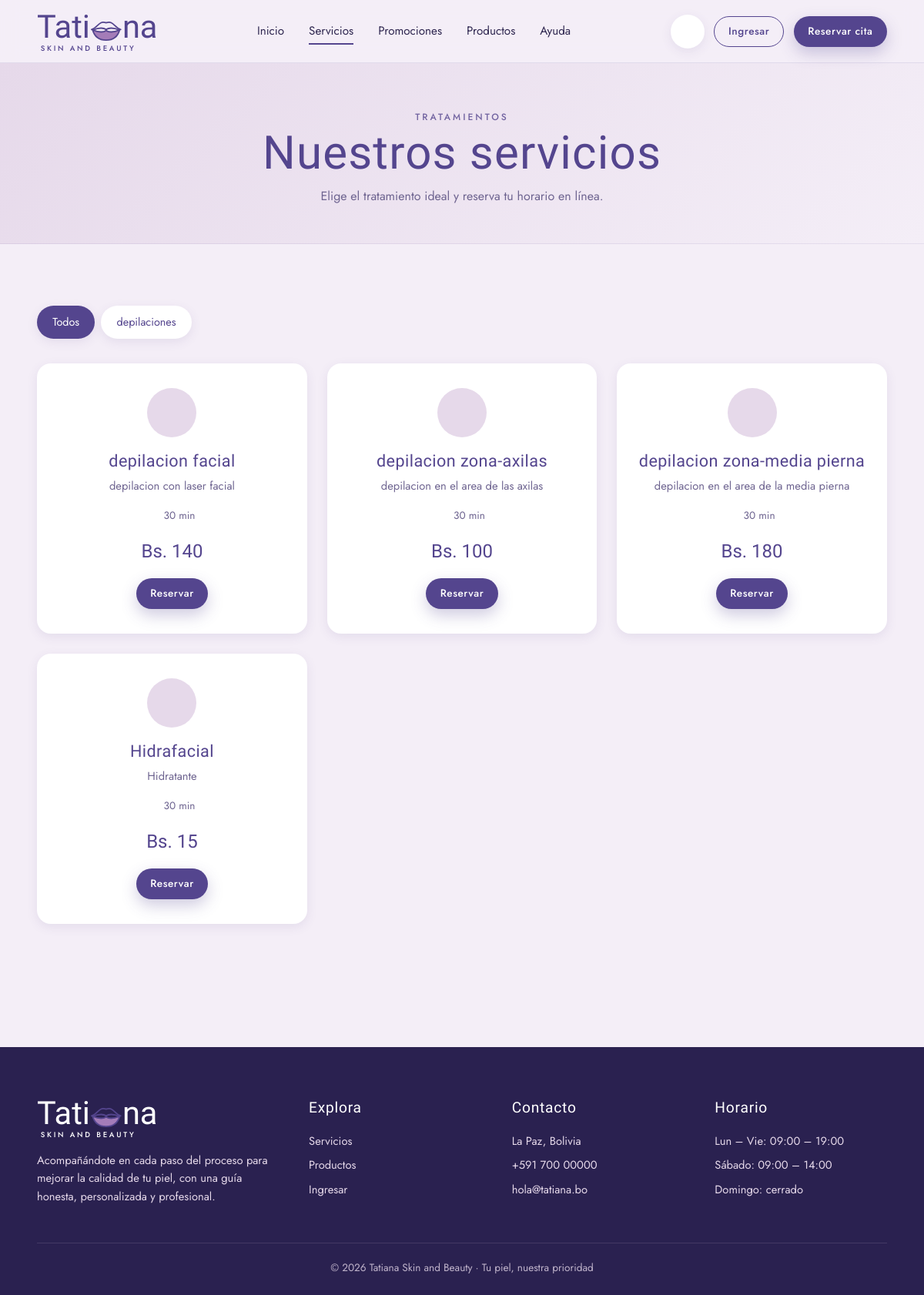
The app's page /index.php?v=servicios with its own data.
### tables this page shows
CREATE TABLE `categoria_servicio` (
  `id_categoriaS` varchar(10) NOT NULL,
  `nombre_cservicio` varchar(100) DEFAULT NULL
);

CREATE TABLE `servicio` (
  `id_servicio` varchar(10) NOT NULL,
  `nombre` varchar(80) DEFAULT NULL,
  `descripcion` varchar(200) DEFAULT NULL,
  `precio` decimal(10,2) DEFAULT NULL,
  `duracion_minutos` int(11) DEFAULT NULL,
  `id_categoriaS` varchar(10) DEFAULT NULL
);

### app/controllers/Controller.php (called while the page is built, shortened)
<?php
abstract class Controller
{
    protected function vista(string $archivo, array $datos = []): void
    {
        $datos += $this->avisos();
        extract($datos, EXTR_SKIP);
        require BASE_PATH . '/app/views/' . $archivo;
    }
    private function avisos(): array
    {
        $avisos = ['avisos_cliente' => 0, 'avisos_admin' => 0];
        $u = Auth::usuario();
        if ($u === null) {
            return $avisos;
        }
        return $avisos;
    }
    protected function texto(string $clave, string $def = ''): string
    {
        return trim((string)($_GET[$clave] ?? $_POST[$clave] ?? $def));
    }
}

### app/controllers/HomeController.php (called while the page is built, shortened)
<?php
final class HomeController extends Controller
{
    public function servicios(): void
    {
        $cat = $this->texto('cat');
        $q = $this->texto('q');
        $categorias = Servicio::categorias();
        $servicios = Servicio::filtrar($cat, $q);
        $this->vista('home/servicios.php', compact('servicios', 'categorias', 'cat', 'q'));
    }
}

### app/core/Router.php (called while the page is built, shortened)
<?php
final class Router
{
    public function despachar(): void
    {
        $vista = (string)($_GET['v'] ?? 'home');
        [$clase, $metodo, $nivel] = $this->rutas[$vista];
        try {
            (new $clase())->$metodo();
        } catch (\Throwable $e) {
            error_log('[APP] ' . $e->getMessage() . ' @ ' . $e->getFile() . ':' . $e->getLine());
            (new ErroresController())->error($e);
        }
    }
}

### public/index.php (called while the page is built, shortened)
<?php
require dirname(__DIR__) . '/app/bootstrap.php';
$rutas = require BASE_PATH . '/config/routes.php';
(new App\Core\Router($rutas))->despachar();

### app/bootstrap.php (called while the page is built, shortened)
<?php
spl_autoload_register(function (string $clase): void {
    $mapa = [
        'App\\Core\\'        => '/app/core/',
        'App\\Models\\'      => '/app/models/',
        'App\\Controllers\\' => '/app/controllers/',
    ];
    foreach ($mapa as $prefijo => $carpeta) {
        if (strncmp($clase, $prefijo, strlen($prefijo)) === 0) {
            $ruta = BASE_PATH . $carpeta . str_replace('\\', '/', substr($clase, strlen($prefijo))) . '.php';
            return;
        }
    }
});
require_once BASE_PATH . '/app/views/layout/helpers.php';

### app/core/Database.php (called while the page is built, shortened)
<?php
final class Database
{
    private static ?PDO $pdo = null;
    public static function pdo(): PDO
    {
        if (self::$pdo instanceof PDO) {
            return self::$pdo;
        }
        $dsn = sprintf('mysql:host=%s;port=%s;dbname=%s;charset=utf8mb4', DB_HOST, DB_PORT, DB_NAME);
        try {
            self::$pdo = new PDO($dsn, DB_USER, DB_PASS, [
                PDO::ATTR_ERRMODE            => PDO::ERRMODE_EXCEPTION,
                PDO::ATTR_DEFAULT_FETCH_MODE => PDO::FETCH_ASSOC,
                PDO::ATTR_EMULATE_PREPARES   => false,
            ]);
        } catch (PDOException $e) {
            error_log('[BD] ' . $e->getMessage());
            throw new \RuntimeException('No fue posible conectar con la base de datos.', 0, $e);
        }
        return self::$pdo;
    }
}

### app/models/Model.php (called while the page is built, shortened)
<?php
abstract class Model
{
    private static function ejecutar(string $sql, array $params): PDOStatement
    {
        $st = Database::pdo()->prepare($sql);
        $st->execute($params);
        return $st;
    }
    protected static function all(string $sql, array $params = []): array
    {
        return self::ejecutar($sql, $params)->fetchAll();
    }
}

### app/models/Servicio.php (called while the page is built, shortened)
<?php
final class Servicio extends Model
{
    public static function categorias(): array
    {
        return self::all('SELECT * FROM categoria_servicio ORDER BY nombre_cservicio');
    }
    public static function filtrar(string $categoria, string $q): array
    {
        [$sql, $params] = self::filtro($categoria, $q);
        return self::all($sql . ' ORDER BY s.nombre', $params);
    }
    private static function filtro(string $categoria, string $q): array
    {
        $sql = self::SELECT . ' WHERE 1';
        $params = [];
        return [$sql, $params];
    }
}

### app/views/home/servicios.php (the view, shortened to what this page needs)
<?php
require __DIR__ . '/../layout/header.php';
?>
<div class="page-head">
    <div class="container">
        <span class="eyebrow">Tratamientos</span>
        <h1>Nuestros servicios</h1>
        <p>Elige el tratamiento ideal y reserva tu horario en línea.</p>
    </div>
</div>
<section class="section">
    <div class="container">
        <div class="tabs" style="margin-bottom:2rem">
            <a class="tab active" href="#">Todos</a>
            <?php foreach (($categorias ?? []) as $c): ?>
                <a class="tab<?= ($cat ?? '') === (string)($c['id_categoriaS'] ?? '') ? ' active' : '' ?>" href="<?= ruta('servicios', ['cat' => $c['id_categoriaS'] ?? '']) ?>"><?= e($c['nombre_cservicio'] ?? '') ?></a>
            <?php endforeach; ?>
        </div>
        <div class="grid-3">
            <?php foreach (($servicios ?? []) as $s): ?>
            <article class="card servicio-card">
                <div class="ico"><?= icon($s['icono'] ?? 'sparkle', 28) ?></div>
                <h3><?= e($s['nombre']) ?></h3>
                <p class="muted" style="font-size:.92rem"><?= e($s['descripcion']) ?></p>
                <div class="meta"><span><?= icon('clock', 15) ?> <?= (int)($s['duracion_minutos'] ?? 0) ?> min</span></div>
                <div class="precio">Bs. <?= number_format($s['precio'], 0) ?></div>
                <a href="<?= ruta('reserva_nueva') ?>" class="btn btn-primary btn-sm" style="margin-top:1rem">Reservar</a>
            </article>
            <?php endforeach; ?>
        </div>
    </div>
</section>
<?php require __DIR__ . '/../layout/footer.php'; ?>

### app/views/layout/helpers.php (shortened to what this page needs)
<?php
function e($texto): string
{
    return htmlspecialchars((string)$texto, ENT_QUOTES, 'UTF-8');
}
function ruta(string $vista, array $params = []): string
{
    $url = BASE_URL . '/index.php?v=' . urlencode($vista);
    foreach ($params as $k => $val) {
        $url .= '&' . urlencode((string)$k) . '=' . urlencode((string)$val);
    }
    return $url;
}
function lips(string $clase = ''): string
{
    return '<svg class="' . $clase . '" viewBox="0 0 120 80" fill="none" xmlns="http://www.w3.org/2000/svg" aria-hidden="true">
      <path d="M8 38c14-3 22-18 34-24 8-4 12 0 18 0s10-4 18 0c12 6 20 21 34 24" stroke="#54458e" stroke-width="5" stroke-linecap="round" stroke-linejoin="round"/>
      <path d="M12 40c20 8 36 10 48 2 12 8 28 6 48-2-6 22-22 36-48 36S18 62 12 40Z" fill="#a47cb8" stroke="#54458e" stroke-width="5" stroke-linejoin="round"/>
      <path d="M12 40c20-8 36-10 48-2 12-8 28-6 48 2" stroke="#54458e" stroke-width="5" stroke-linecap="round"/>
    </svg>';
}
function logo(bool $claro = false): string
{
    $c = $claro ? 'light' : '';
    return '<a href="' . ruta('home') . '" class="logo ' . $c . '">
        <span class="logo-word">Tati' . lips() . 'na</span>
        <span class="logo-sub">SKIN AND BEAUTY</span>
    </a>';
}
function icon(string $n, int $s = 22): string
{
    $d = $p[$n] ?? $p['sparkle'];
    return '<svg width="' . $s . '" height="' . $s . '" viewBox="0 0 24 24" fill="none" stroke="currentColor" stroke-width="1.6" stroke-linecap="round" stroke-linejoin="round" aria-hidden="true">' . $d . '</svg>';
}

### public/css/style.css (style rules this page uses)
:root { --morado: #54458e; --morado-oscuro: #3b2f6b; --morado-profundo: #2a2150; --lila: #cbb2d2; --lila-claro: #e6d9ea; --lila-suave: #f4eef7; --blanco: #ffffff; --texto: #2f2750; --texto-suave: #6e6490; --ok: #3f8f6b; --ok-bg: #dff2e8; --warn: #b8801f; --warn-bg: #fbefd3; --danger: #c0405f; --danger-bg: #fbe0e7; --radio: 18px; --radio-sm: 12px; --sombra: 0 10px 30px rgba(84, 69, 142, .12); --sombra-sm: 0 4px 14px rgba(84, 69, 142, .10); --f-script: 'Allura', cursive; --f-display: 'Italiana', serif; --f-sans: 'Jost', system-ui, sans-serif; }
* { box-sizing: border-box; margin: 0; padding: 0; }
html { scroll-behavior: smooth; }
body { font-family: var(--f-sans); color: var(--texto); background: var(--lila-suave); line-height: 1.6; -webkit-font-smoothing: antialiased; }
a { color: inherit; text-decoration: none; }
h1, h2, h3 { font-family: var(--f-display); font-weight: 400; color: var(--morado); line-height: 1.15; letter-spacing: .02em; }
h1 { font-size: clamp(2.4rem, 5vw, 4rem); }
h3 { font-size: 1.35rem; }
.eyebrow { text-transform: uppercase; letter-spacing: .25em; font-size: .75rem; color: var(--morado); opacity: .8; font-weight: 500; }
.muted { color: var(--texto-suave); }
.container { width: min(1160px, 92%); margin-inline: auto; }
.section { padding: 5rem 0; }
.btn { display: inline-flex; align-items: center; justify-content: center; gap: .5rem; padding: .85rem 1.7rem; border-radius: 999px; border: 1.5px solid transparent; font-family: var(--f-sans); font-size: .95rem; font-weight: 500; letter-spacing: .04em; cursor: pointer; transition: all .25s ease; }
.btn-primary { background: var(--morado); color: var(--blanco); box-shadow: 0 8px 20px rgba(84,69,142,.28); }
.btn-sm { padding: .5rem 1.1rem; font-size: .85rem; }
.logo { display: inline-flex; flex-direction: column; align-items: flex-start; line-height: 1; color: var(--morado); }
.logo-word { font-family: var(--f-script); font-size: 2.6rem; line-height: .9; display: inline-flex; align-items: center; }
.logo-word svg { width: 1.05em; height: 1.05em; margin: 0 -.02em; transform: translateY(.1em); }
.logo-sub { font-family: var(--f-sans); font-weight: 500; letter-spacing: .28em; font-size: .6rem; margin-top: .15rem; padding-left: .3rem; }
.logo.light { color: var(--blanco); }
.grid-3 { display: grid; grid-template-columns: repeat(3, 1fr); gap: 1.6rem; }
.card { background: var(--blanco); border-radius: var(--radio); box-shadow: var(--sombra-sm); overflow: hidden; transition: transform .3s, box-shadow .3s; }
.servicio-card { padding: 2rem 1.6rem; text-align: center; }
.servicio-card .ico { width: 64px; height: 64px; border-radius: 50%; background: var(--lila-claro); color: var(--morado); display: grid; place-items: center; margin: 0 auto 1.2rem; }
.servicio-card h3 { margin-bottom: .5rem; }
.servicio-card .meta { margin: 1rem 0; display: flex; justify-content: center; gap: 1rem; font-size: .85rem; color: var(--texto-suave); }
.servicio-card .precio { font-family: var(--f-display); font-size: 1.5rem; color: var(--morado); }
.page-head { background: linear-gradient(135deg, var(--lila-claro), var(--lila-suave)); padding: 3.5rem 0 3rem; text-align: center; border-bottom: 1px solid rgba(84,69,142,.08); }
.page-head p { color: var(--texto-suave); margin-top: .6rem; }
.tabs { display: flex; gap: .5rem; flex-wrap: wrap; }
.tab { padding: .55rem 1.2rem; border-radius: 999px; background: #fff; color: var(--morado); font-size: .9rem; border: 1.5px solid transparent; box-shadow: var(--sombra-sm); }
.tab.active, .tab:hover { background: var(--morado); color: #fff; }

### records on screen
categoria_servicio: nombre_cservicio "depilaciones"
servicio: $s 28 (drawn), nombre "depilacion facial", descripcion "depilacion con laser facial", duracion_minutos "30", precio "140"
servicio: $s 28 (drawn), nombre "depilacion zona-axilas", descripcion "depilacion en el area de las axilas", duracion_minutos "30", precio "100"
servicio: $s 28 (drawn), nombre "depilacion zona-media pierna", descripcion "depilacion en el area de la media pierna", duracion_minutos "30", precio "180"
servicio: $s 28 (drawn), nombre "Hidrafacial", descripcion "Hidratante", duracion_minutos "30", precio "15"
